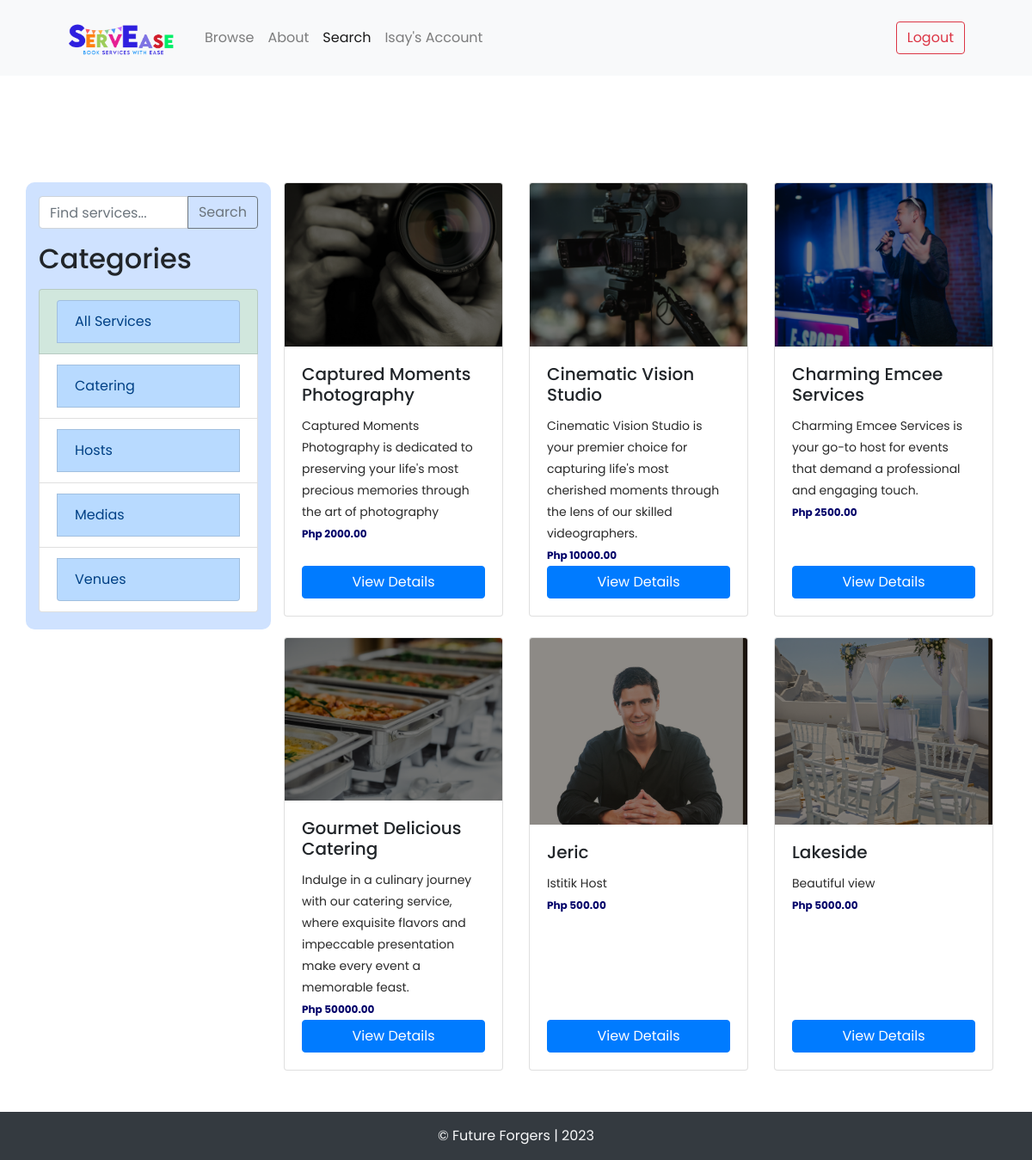
The page /services/services/ (signed in) on the database its author committed.
### services/models.py (models this page shows, shortened)
class Category(models.Model):
	name = models.CharField(max_length=255)
	class Meta:
		ordering = ('name',)
		verbose_name_plural = 'Categories'

class Service(models.Model):
	category = models.ForeignKey(Category, related_name='service',  on_delete=models.CASCADE)
	name = models.CharField(max_length=255)
	description = models.TextField(blank=True, null=True)
	price = models.FloatField()
	image = models.ImageField(upload_to='service_images', blank=True, null=True)
	is_sold = models.BooleanField(default=False)
	created_by = models.ForeignKey(User, related_name='service', on_delete=models.CASCADE)
	created_at = models.DateTimeField(auto_now_add=True)

### services/views.py (the view)
# urls.py: path('services/', include('services.urls')),
@login_required
def services(request):
	query = request.GET.get('query', '')
	services = Service.objects.filter(is_sold=False)
	categories = Category.objects.all()
	category_id = request.GET.get('category', 0)
	if query:
		services = services.filter(Q(name__icontains=query) | Q(description__icontains=query))
	if category_id:
		services = services.filter(category_id=category_id)
	return render(request, 'service/services.html', {
		'services': services,
		'query': query,
		'categories': categories,
		'category_id': int(category_id),
		})

### services/templates/service/services.html (shortened to what this page needs)
{% extends 'main.html' %}
{% block content %}
<div class="container my-4">
  <div class="row">
    <div class="col-md-3 bg-primary-subtle pb-3 position-sticky" style="top: 0; height: 520px; border-radius: 10px;">
      <form method="GET" action="{% url 'service:services' %}">
        <div class="input-group mb-3 mt-3">
          <input type="text" class="form-control" placeholder="Find services..." value="{{ query }}" name="query">
          <button class="btn btn-outline-secondary">Search</button>
        </div>
      </form>
      <h2>Categories</h2>
      <ul class="list-group mt-3">
        <li class="list-group-item {% if category_id == 0 %}bg-success-subtle{% endif %}">
          <a href="{% url 'service:services' %}" class="list-group-item list-group-item-action list-group-item-primary">All Services</a>
        </li>
        {% for category in categories %}
        <li class="list-group-item{% if category.id == category_id %} bg-success-subtle{% endif %}">
          <a href="{% url 'service:services' %}?query={{ query }}&category={{ category.id }}" class="list-group-item list-group-item-action list-group-item-primary">{{ category.name }}</a>
        </li>
        {% endfor %}
      </ul>
    </div>
    <div class="col-md-9">
      <div class="row">
        {% for service in services %}
        <div class="col-md-4 mb-4">
          <div class="card h-100">
            <img src="{{ service.image.url }}" class="card-img-top" alt="{{ service.name }}-image">
            <div class="card-body d-flex flex-column">
              <h5 class="card-title">{{ service.name }}</h5>
              <p class="card-text">{{ service.description }}</p>
              <p class="card-text" style="color: #020269; font-size:12px; font-weight: bold;">Php {{ service.price|floatformat:2 }}</p>
              <a href="{% url 'service:detail' service.id %}" class="btn btn-primary mt-auto">View Details</a>
            </div>
          </div>
        </div>
        {% endfor %}
      </div>
    </div>
  </div>
</div>
{% endblock %}

### templates/header.html (shortened to what this page needs)
{% load static %}
<nav class="navbar navbar-expand-lg navbar-light bg-light header-sticky">
  <div class="container px-4 px-lg-5">
      <a href="" class="logo">
        <img src="{% static 'img/header.png' %}" style="width: 128px;">
      </a>
      <div class="collapse navbar-collapse" id="navbarSupportedContent">
          <ul class="navbar-nav me-auto mb-2 mb-lg-0 ms-lg-4">
              <li class="nav-item"><a class="nav-link" aria-current="page" href="{% url 'browse' %}">Browse</a></li>
              <li class="nav-item"><a class="nav-link" href="{% url 'about' %}">About</a></li>
              <li class="nav-item"><a class="nav-link" href="{% url 'service:services' %}">Search</a></li>
              <li class="nav-item"><a class="nav-link" href="{% url 'account:index' %}">{{ request.user|capfirst }}'s Account</a></li>
          </ul>
          <div class="d-flex">
              <a class="btn btn-outline-danger" href="{% url 'logout' %}">Logout</a>
          </div>
      </div>
  </div>
</nav>

### static/css/templatemo-hexashop.css (style rules this page uses)
html, body, div, span, applet, object, iframe, h1, h2, h3, h4, h5, h6, p, blockquote, div pre, a, abbr, acronym, address, big, cite, code, del, dfn, em, font, img, ins, kbd, q, s, samp, small, strike, strong, sub, sup, tt, var, b, u, i, center, dl, dt, dd, ol, ul, li, figure, header, nav, section, article, aside, footer, figcaption { margin: 0; padding: 0; border: 0; outline: 0; }
ul, li { padding: 0; margin: 0; list-style: none; }
header, nav, section, article, aside, footer, hgroup { display: block; }
* { box-sizing: border-box; }
html, body { font-family: 'Poppins', sans-serif; font-weight: 400; background-color: #fff; font-size: 16px; -ms-text-size-adjust: 100%; -webkit-font-smoothing: antialiased; -moz-osx-font-smoothing: grayscale; }
a { text-decoration: none !important; }
h1, h2, h3, h4, h5, h6 { margin-top: 0px; margin-bottom: 0px; }
ul { margin-bottom: 0px; }
p { font-size: 14px; line-height: 25px; color: #2a2a2a; }
html, body { background: #fff; font-family: 'Poppins', sans-serif; }

### rows shown on the page
Category: name "Catering"
Category: name "Hosts"
Category: name "Medias"
Category: name "Venues"
Service: image (picture), name "Captured Moments Photography", description "Captured Moments Photography is dedicated to preserving your life's most precious memories through the art of photography", price "2000.00"
Service: image (picture), name "Cinematic Vision Studio", description "Cinematic Vision Studio is your premier choice for capturing life's most cherished moments through the lens of our skilled videographers.", price "10000.00"
Service: image (picture), name "Charming Emcee Services", description "Charming Emcee Services is your go-to host for events that demand a professional and engaging touch.", price "2500.00"
Service: image (picture), name "Gourmet Delicious Catering", description "Indulge in a culinary journey with our catering service, where exquisite flavors and impeccable presentation make every event a memorable feast.", price "50000.00"
Service: image (picture), name "Jeric", description "Istitik Host", price "500.00"
Service: image (picture), name "Lakeside", description "Beautiful view", price "5000.00"

### other values the page prints
{{ request.user|capfirst }} "Isay"
